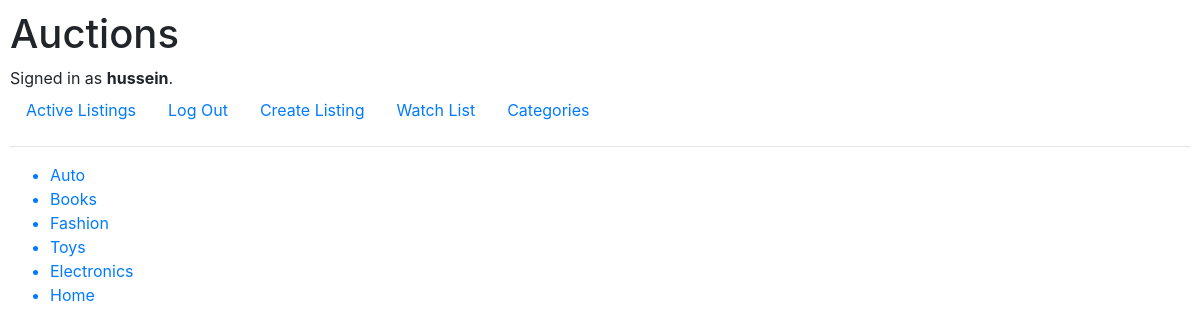
Page /category (signed in) on the committed database.
### auctions/models.py (models this page shows, shortened)
class User(AbstractUser):
    watchlist = models.ManyToManyField("AuctionListing", related_name="watchlist_user")

class Category(models.Model):
    name = models.CharField(max_length=100, unique=True, blank=False)
    def __str__(self):
        return self.name

### auctions/views.py (the view, shortened to what this page needs)
# urls.py: path("category", views.category, name="category"),
def category(request, category_id=None):
    categories = Category.objects.all()
    return render(request, "auctions/categories.html", {
            "categories": categories,
    })

### auctions/templates/auctions/categories.html
{% extends "auctions/layout.html" %}
{% block body %}
    <ul>
        {% for category in categories %}
        <a href="{% url 'category' category.pk %}">
            <li>{{ category }}</li>
        </a>
        {% endfor %}
    </ul>
{% endblock %}

### auctions/templates/auctions/layout.html (shortened to what this page needs)
{% load static %}
<!DOCTYPE html>
<html lang="en">
    <head>
        <link rel="stylesheet" href="https://stackpath.bootstrapcdn.com/bootstrap/4.4.1/css/bootstrap.min.css">
        <link href="{% static 'auctions/styles.css' %}" rel="stylesheet">
    </head>
    <body>
        <h1>Auctions</h1>
        <div>
            {% if user.is_authenticated %}
                Signed in as <strong>{{ user.username }}</strong>.
            {% else %}
                Not signed in.
            {% endif %}
        </div>
        <ul class="nav">
            <li class="nav-item">
                <a class="nav-link" href="{% url 'index' %}">Active Listings</a>
            </li>
            {% if user.is_authenticated %}
                <li class="nav-item">
                    <a class="nav-link" href="{% url 'logout' %}">Log Out</a>
                </li>
                <li class="nav-item">
                    <a class="nav-link" href="{% url 'create_listing' %}">Create Listing</a>
                </li>
                <li class="nav-item">
                    <a class="nav-link" href="{% url 'watchlist' %}">Watch List</a>
                </li>
                <li class="nav-item">
                    <a class="nav-link" href="{% url 'category' %}">Categories</a>
                </li>
            {% endif %}
        </ul>
        <hr>
        {% block body %}
        {% endblock %}
    </body>
</html>

### auctions/static/auctions/styles.css (style rules this page uses)
body { padding: 10px; }

### rows in the picture
User: username "hussein"
Category: name "Auto"
Category: name "Books"
Category: name "Fashion"
Category: name "Toys"
Category: name "Electronics"
Category: name "Home"
